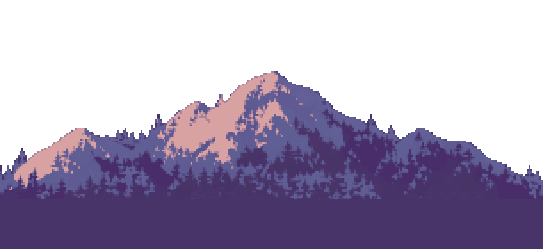
#> input picture assets/town/hx/bg_mountains.png, 543 x 249 px, found by its file name
$ python make_bg_ranges.py
#> lines starting #> are read from the running program, lines starting #| are printed output that depends on the picture
#!/usr/bin/env python3
# python3 tools/make_bg_ranges.py
# The town's far mountains as three wide ranges (owner 2026-11-08: "원경도 반복임. 공기 산란도 없음"), built from the
# painted range (assets/town/hx/bg_mountains.png): copies laid at irregular steps, flipped, raised or sunk, so no stretch
# repeats within a range's parallax travel; each range farther back is recoloured onto a paler ramp (aerial perspective:
# far = the blue ramp's two lightest, mid = violet one step lighter, near = as painted), and the foot of each range sits
# in valley haze (one step lighter below a ragged line). Palette colours only, brightness order kept.
import random, numpy as np
from PIL import Image
SRC = "assets/town/hx/bg_mountains.png"
V2, V3, V4, V5, W7 = (73, 50, 108), (90, 63, 123), (99, 83, 134), (229, 149, 174), (184, 143, 107)
B4, B5 = (64, 133, 146), (95, 147, 159)
MAPS = {
  "far": {V2: B4, V3: B4, V4: B5, W7: B5, V5: B5},
  "mid": {V2: V3, V3: V3, V4: V4, W7: V4, V5: V4},
  "near": {},
}
HAZE = {"far": {B4: B5}, "mid": {V3: V4}, "near": {V2: V3}}
# width = parallax travel over the town (9450 px) + a wide view, and a margin
SPEC = {"far": (1900, 11, 0.62, 0.42, 0.7, 6), "mid": (2600, 23, 0.6, 0.5, 0.9, 10), "near": (3400, 37, 0.62, 0.65, 1.1, 14)}
src = np.array(Image.open(SRC).convert("RGBA"))
#> src is the input picture: shape (249, 543, 4); mean R, G, B, A 45, 35.4, 59.7, 126.2
H, W = src.shape[:2]
#> H = 249; W = 543
PADY = 56
for name, (width, seed, haze_frac, s0, s1, jy) in SPEC.items():
  rnd = random.Random(seed)
  out = np.zeros((H + PADY, width, 4), np.uint8)
  x = -rnd.randint(0, W // 2)
  while x < width:
    im = src[:, ::-1] if rnd.random() < 0.5 else src
    dy = PADY // 2 + 2 * rnd.randint(-jy, jy)
    a = im[:, :, 3] > 0
    for yy in range(H):
      ty = yy + dy
      if ty >= H + PADY: break
      cols = np.where(a[yy])[0]
      cols = cols[(cols + x >= 0) & (cols + x < width)]
      out[ty, cols + x] = im[yy, cols]
    # everything below a copy's base row is base colour (its foot never shows sky under a raised copy)
    x += 2 * (int(W * rnd.uniform(s0, s1)) // 2)
  # fill the bottom under every column's lowest painted row with the base colour
  for c in range(width):
    rows = np.where(out[:, c, 3] > 0)[0]
    if len(rows): out[rows[-1]:, c] = (*V2, 255)
  # recolour (farther = paler ramp)
  m = MAPS[name]
  rgb = [tuple(p) for p in out[:, :, :3].reshape(-1, 3)]
  flat = out.reshape(-1, 4)
  for i, p in enumerate(rgb):
    if flat[i, 3] and p in m: flat[i, :3] = m[p]
  # valley haze: below a ragged line (2-px steps) one step lighter
  hz = HAZE[name]
  base = int((H + PADY) * haze_frac)
  ph = rnd.uniform(0, 6.28)
  for c in range(0, width, 2):
    t = c / width * 6.28
    ly = base + int(10 * np.sin(t * 7 + ph) + 6 * np.sin(t * 19 + ph * 2) + 3 * np.sin(t * 43)) // 2 * 2
    for cc in (c, c + 1):
      if cc >= width: break
      for r in range(ly, H + PADY):
        p = tuple(out[r, cc, :3])
        if out[r, cc, 3] and p in hz: out[r, cc, :3] = hz[p]
  Image.fromarray(out).save(f"assets/town/hx/bg_range_{name}.png")
  print(name, out.shape)
#> this loop made 3 passes
#> pass 1, `Image.fromarray(out).save(f"assets/town/hx/bg_range_{name}.png")`:
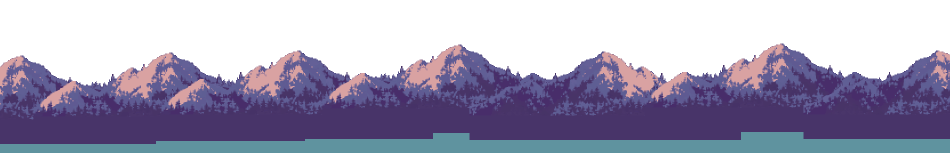
#> saved as bg_range_far.png: PIL image 1900x305 RGBA (shown at 1/2 size); mean R, G, B, A 53.5, 48.5, 72.5, 143.5; transparent parts drawn white
#> pass 2, `Image.fromarray(out).save(f"assets/town/hx/bg_range_{name}.png")`:
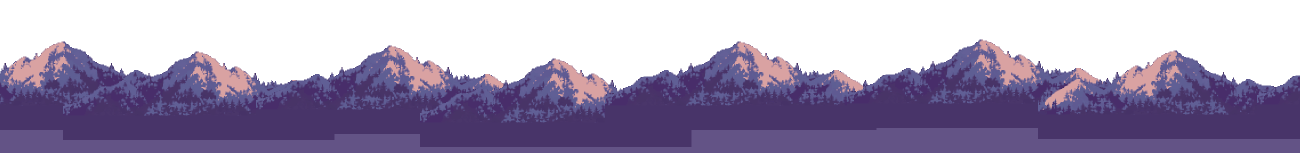
#> saved as bg_range_mid.png: PIL image 2600x305 RGBA (shown at 1/2 size); mean R, G, B, A 52.3, 41.7, 69.3, 142.7; transparent parts drawn white
#> after the loop:
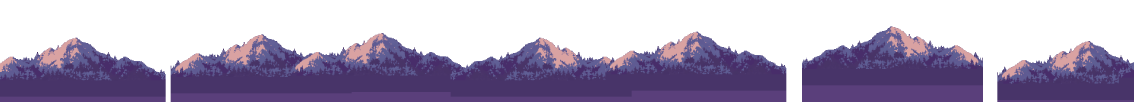
#> out: shape (305, 3400, 4) (shown at 1/3 size); mean R, G, B, A 44.4, 34.4, 59, 123.5; transparent parts drawn white
